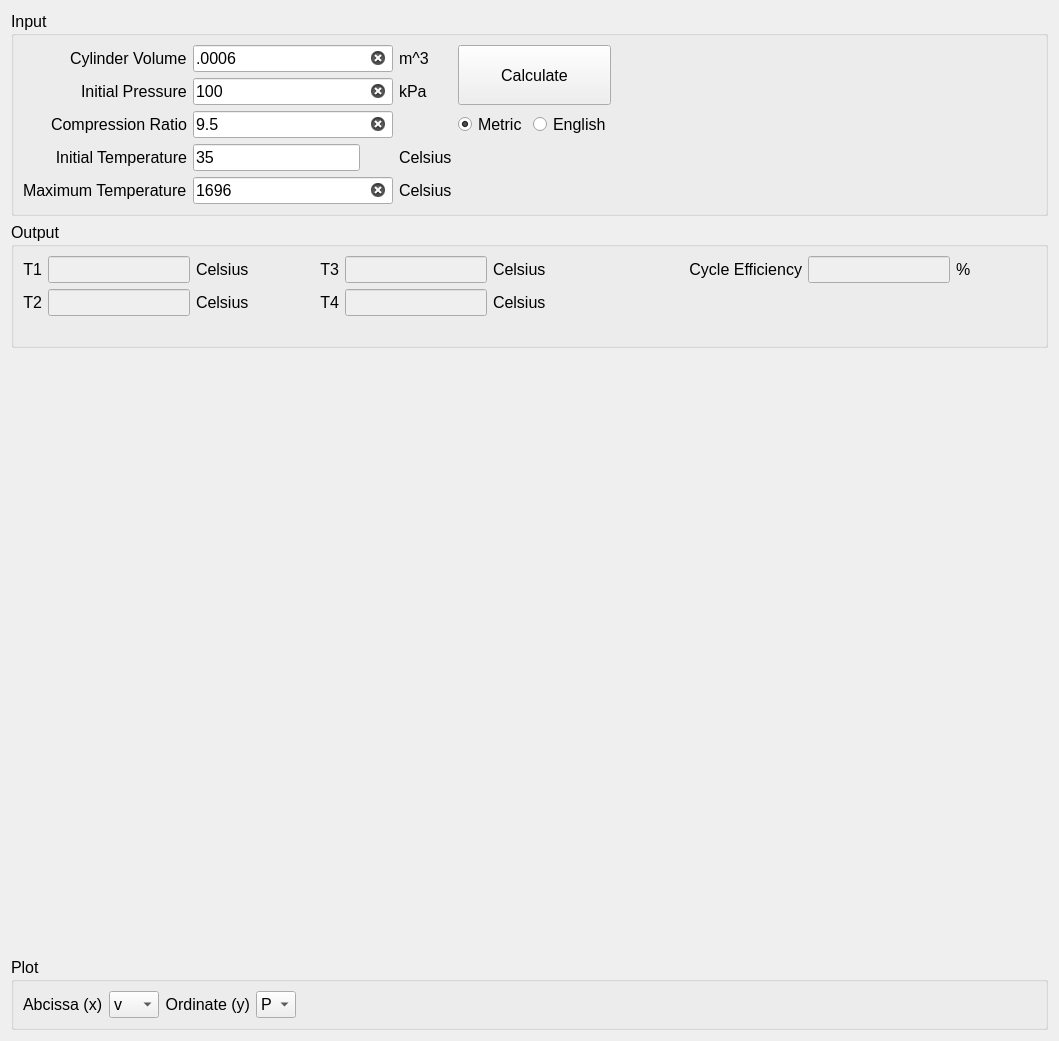
<?xml version="1.0" encoding="UTF-8"?>
<ui version="4.0">
 <class>Form</class>
 <widget class="QWidget" name="Form">
  <property name="geometry">
   <rect>
    <x>0</x>
    <y>0</y>
    <width>1059</width>
    <height>1041</height>
   </rect>
  </property>
  <property name="sizePolicy">
   <sizepolicy hsizetype="Preferred" vsizetype="Preferred">
    <horstretch>0</horstretch>
    <verstretch>0</verstretch>
   </sizepolicy>
  </property>
  <property name="windowTitle">
   <string>Form</string>
  </property>
  <layout class="QVBoxLayout" name="main_VerticalLayout">
   <item>
    <widget class="QGroupBox" name="gb_Input">
     <property name="sizePolicy">
      <sizepolicy hsizetype="Preferred" vsizetype="Fixed">
       <horstretch>0</horstretch>
       <verstretch>0</verstretch>
      </sizepolicy>
     </property>
     <property name="font">
      <font>
       <pointsize>12</pointsize>
      </font>
     </property>
     <property name="title">
      <string>Input</string>
     </property>
     <layout class="QGridLayout" name="gridLayout">
      <item row="0" column="0" alignment="Qt::AlignRight">
       <widget class="QLabel" name="lbl_PHigh">
        <property name="sizePolicy">
         <sizepolicy hsizetype="Fixed" vsizetype="Fixed">
          <horstretch>0</horstretch>
          <verstretch>0</verstretch>
         </sizepolicy>
        </property>
        <property name="font">
         <font>
          <pointsize>12</pointsize>
         </font>
        </property>
        <property name="text">
         <string>Cylinder Volume</string>
        </property>
       </widget>
      </item>
      <item row="3" column="1" alignment="Qt::AlignLeft">
       <widget class="QLineEdit" name="input_InitialTemperature">
        <property name="minimumSize">
         <size>
          <width>167</width>
          <height>0</height>
         </size>
        </property>
        <property name="text">
         <string>35</string>
        </property>
       </widget>
      </item>
      <item row="2" column="3">
       <widget class="QRadioButton" name="rdo_Metric">
        <property name="sizePolicy">
         <sizepolicy hsizetype="Fixed" vsizetype="Fixed">
          <horstretch>0</horstretch>
          <verstretch>0</verstretch>
         </sizepolicy>
        </property>
        <property name="font">
         <font>
          <pointsize>12</pointsize>
         </font>
        </property>
        <property name="text">
         <string>Metric</string>
        </property>
        <property name="checked">
         <bool>true</bool>
        </property>
       </widget>
      </item>
      <item row="0" column="1">
       <widget class="QLineEdit" name="input_CylinderVolume">
        <property name="sizePolicy">
         <sizepolicy hsizetype="Preferred" vsizetype="Fixed">
          <horstretch>0</horstretch>
          <verstretch>0</verstretch>
         </sizepolicy>
        </property>
        <property name="maximumSize">
         <size>
          <width>200</width>
          <height>16777215</height>
         </size>
        </property>
        <property name="font">
         <font>
          <pointsize>12</pointsize>
         </font>
        </property>
        <property name="text">
         <string>.0006</string>
        </property>
        <property name="placeholderText">
         <string>enter a value for the high pressure isobar</string>
        </property>
        <property name="clearButtonEnabled">
         <bool>true</bool>
        </property>
       </widget>
      </item>
      <item row="0" column="3" rowspan="2" colspan="2">
       <widget class="QPushButton" name="btn_Calculate">
        <property name="sizePolicy">
         <sizepolicy hsizetype="Minimum" vsizetype="Preferred">
          <horstretch>0</horstretch>
          <verstretch>0</verstretch>
         </sizepolicy>
        </property>
        <property name="font">
         <font>
          <pointsize>12</pointsize>
         </font>
        </property>
        <property name="text">
         <string>Calculate</string>
        </property>
       </widget>
      </item>
      <item row="2" column="0" alignment="Qt::AlignRight">
       <widget class="QLabel" name="lbl_TurbineInletCondition">
        <property name="sizePolicy">
         <sizepolicy hsizetype="Fixed" vsizetype="Fixed">
          <horstretch>0</horstretch>
          <verstretch>0</verstretch>
         </sizepolicy>
        </property>
        <property name="font">
         <font>
          <pointsize>12</pointsize>
         </font>
        </property>
        <property name="text">
         <string>Compression Ratio</string>
        </property>
       </widget>
      </item>
      <item row="2" column="1">
       <widget class="QLineEdit" name="input_CompressionRatio">
        <property name="sizePolicy">
         <sizepolicy hsizetype="Preferred" vsizetype="Fixed">
          <horstretch>0</horstretch>
          <verstretch>0</verstretch>
         </sizepolicy>
        </property>
        <property name="maximumSize">
         <size>
          <width>200</width>
          <height>16777215</height>
         </size>
        </property>
        <property name="font">
         <font>
          <pointsize>12</pointsize>
         </font>
        </property>
        <property name="text">
         <string>9.5</string>
        </property>
        <property name="clearButtonEnabled">
         <bool>true</bool>
        </property>
       </widget>
      </item>
      <item row="1" column="0" alignment="Qt::AlignRight">
       <widget class="QLabel" name="lbl_PLow">
        <property name="sizePolicy">
         <sizepolicy hsizetype="Fixed" vsizetype="Fixed">
          <horstretch>0</horstretch>
          <verstretch>0</verstretch>
         </sizepolicy>
        </property>
        <property name="font">
         <font>
          <pointsize>12</pointsize>
         </font>
        </property>
        <property name="text">
         <string>Initial Pressure</string>
        </property>
       </widget>
      </item>
      <item row="5" column="0" alignment="Qt::AlignRight">
       <widget class="QLabel" name="label">
        <property name="sizePolicy">
         <sizepolicy hsizetype="Fixed" vsizetype="Fixed">
          <horstretch>0</horstretch>
          <verstretch>0</verstretch>
         </sizepolicy>
        </property>
        <property name="font">
         <font>
          <pointsize>12</pointsize>
         </font>
        </property>
        <property name="text">
         <string>Maximum Temperature</string>
        </property>
        <property name="textFormat">
         <enum>Qt::PlainText</enum>
        </property>
       </widget>
      </item>
      <item row="5" column="1">
       <widget class="QLineEdit" name="input_MaximumTemperature">
        <property name="sizePolicy">
         <sizepolicy hsizetype="Expanding" vsizetype="Fixed">
          <horstretch>0</horstretch>
          <verstretch>0</verstretch>
         </sizepolicy>
        </property>
        <property name="maximumSize">
         <size>
          <width>200</width>
          <height>16777215</height>
         </size>
        </property>
        <property name="font">
         <font>
          <pointsize>12</pointsize>
         </font>
        </property>
        <property name="text">
         <string>1696</string>
        </property>
        <property name="placeholderText">
         <string>turbine isentropic efficiency 0.0&lt;eta&lt;=1.0</string>
        </property>
        <property name="clearButtonEnabled">
         <bool>true</bool>
        </property>
       </widget>
      </item>
      <item row="1" column="2">
       <widget class="QLabel" name="units_initial_pressure">
        <property name="text">
         <string>kPa</string>
        </property>
       </widget>
      </item>
      <item row="0" column="2">
       <widget class="QLabel" name="units_cylinder_volume">
        <property name="text">
         <string>m^3</string>
        </property>
       </widget>
      </item>
      <item row="3" column="2">
       <widget class="QLabel" name="units_initial_temp">
        <property name="text">
         <string>Celsius</string>
        </property>
       </widget>
      </item>
      <item row="2" column="5">
       <spacer name="horizontalSpacer_3">
        <property name="orientation">
         <enum>Qt::Horizontal</enum>
        </property>
        <property name="sizeHint" stdset="0">
         <size>
          <width>40</width>
          <height>20</height>
         </size>
        </property>
       </spacer>
      </item>
      <item row="2" column="4">
       <widget class="QRadioButton" name="rdo_English">
        <property name="sizePolicy">
         <sizepolicy hsizetype="Fixed" vsizetype="Fixed">
          <horstretch>0</horstretch>
          <verstretch>0</verstretch>
         </sizepolicy>
        </property>
        <property name="font">
         <font>
          <pointsize>12</pointsize>
         </font>
        </property>
        <property name="text">
         <string>English</string>
        </property>
       </widget>
      </item>
      <item row="5" column="2">
       <widget class="QLabel" name="units_max_temp">
        <property name="text">
         <string>Celsius</string>
        </property>
       </widget>
      </item>
      <item row="1" column="1">
       <widget class="QLineEdit" name="input_InitialPressure">
        <property name="sizePolicy">
         <sizepolicy hsizetype="Preferred" vsizetype="Fixed">
          <horstretch>0</horstretch>
          <verstretch>0</verstretch>
         </sizepolicy>
        </property>
        <property name="maximumSize">
         <size>
          <width>200</width>
          <height>16777215</height>
         </size>
        </property>
        <property name="font">
         <font>
          <pointsize>12</pointsize>
         </font>
        </property>
        <property name="text">
         <string>100</string>
        </property>
        <property name="placeholderText">
         <string>enter a value for the low pressure isobar</string>
        </property>
        <property name="clearButtonEnabled">
         <bool>true</bool>
        </property>
       </widget>
      </item>
      <item row="3" column="0">
       <widget class="QLabel" name="label_16">
        <property name="text">
         <string>Initial Temperature</string>
        </property>
        <property name="alignment">
         <set>Qt::AlignRight|Qt::AlignTrailing|Qt::AlignVCenter</set>
        </property>
       </widget>
      </item>
     </layout>
    </widget>
   </item>
   <item>
    <widget class="QGroupBox" name="gb_Output">
     <property name="sizePolicy">
      <sizepolicy hsizetype="MinimumExpanding" vsizetype="Fixed">
       <horstretch>0</horstretch>
       <verstretch>0</verstretch>
      </sizepolicy>
     </property>
     <property name="font">
      <font>
       <pointsize>12</pointsize>
      </font>
     </property>
     <property name="title">
      <string>Output</string>
     </property>
     <layout class="QGridLayout" name="grid_Output">
      <item row="0" column="6">
       <widget class="QLabel" name="label_t3">
        <property name="sizePolicy">
         <sizepolicy hsizetype="Fixed" vsizetype="Fixed">
          <horstretch>0</horstretch>
          <verstretch>0</verstretch>
         </sizepolicy>
        </property>
        <property name="baseSize">
         <size>
          <width>0</width>
          <height>0</height>
         </size>
        </property>
        <property name="font">
         <font>
          <pointsize>12</pointsize>
         </font>
        </property>
        <property name="text">
         <string>Celsius</string>
        </property>
       </widget>
      </item>
      <item row="1" column="6">
       <widget class="QLabel" name="label_t4">
        <property name="sizePolicy">
         <sizepolicy hsizetype="Fixed" vsizetype="Fixed">
          <horstretch>0</horstretch>
          <verstretch>0</verstretch>
         </sizepolicy>
        </property>
        <property name="baseSize">
         <size>
          <width>0</width>
          <height>0</height>
         </size>
        </property>
        <property name="font">
         <font>
          <pointsize>12</pointsize>
         </font>
        </property>
        <property name="text">
         <string>Celsius</string>
        </property>
       </widget>
      </item>
      <item row="1" column="3">
       <spacer name="horizontalSpacer_5">
        <property name="orientation">
         <enum>Qt::Horizontal</enum>
        </property>
        <property name="sizeHint" stdset="0">
         <size>
          <width>40</width>
          <height>20</height>
         </size>
        </property>
       </spacer>
      </item>
      <item row="0" column="3">
       <spacer name="horizontalSpacer_4">
        <property name="orientation">
         <enum>Qt::Horizontal</enum>
        </property>
        <property name="sizeHint" stdset="0">
         <size>
          <width>40</width>
          <height>20</height>
         </size>
        </property>
       </spacer>
      </item>
      <item row="0" column="10">
       <widget class="QLabel" name="label_12">
        <property name="sizePolicy">
         <sizepolicy hsizetype="Fixed" vsizetype="Fixed">
          <horstretch>0</horstretch>
          <verstretch>0</verstretch>
         </sizepolicy>
        </property>
        <property name="font">
         <font>
          <pointsize>12</pointsize>
         </font>
        </property>
        <property name="text">
         <string>%</string>
        </property>
       </widget>
      </item>
      <item row="1" column="0">
       <widget class="QLabel" name="label_5">
        <property name="sizePolicy">
         <sizepolicy hsizetype="Fixed" vsizetype="Fixed">
          <horstretch>0</horstretch>
          <verstretch>0</verstretch>
         </sizepolicy>
        </property>
        <property name="font">
         <font>
          <pointsize>12</pointsize>
         </font>
        </property>
        <property name="text">
         <string>T2</string>
        </property>
        <property name="alignment">
         <set>Qt::AlignRight|Qt::AlignTrailing|Qt::AlignVCenter</set>
        </property>
       </widget>
      </item>
      <item row="0" column="9">
       <widget class="QLineEdit" name="output_CycleEfficiency">
        <property name="enabled">
         <bool>false</bool>
        </property>
        <property name="sizePolicy">
         <sizepolicy hsizetype="Fixed" vsizetype="Fixed">
          <horstretch>0</horstretch>
          <verstretch>0</verstretch>
         </sizepolicy>
        </property>
        <property name="minimumSize">
         <size>
          <width>0</width>
          <height>0</height>
         </size>
        </property>
        <property name="maximumSize">
         <size>
          <width>200</width>
          <height>16777215</height>
         </size>
        </property>
        <property name="baseSize">
         <size>
          <width>150</width>
          <height>0</height>
         </size>
        </property>
        <property name="font">
         <font>
          <pointsize>12</pointsize>
         </font>
        </property>
       </widget>
      </item>
      <item row="1" column="1">
       <widget class="QLineEdit" name="output_T2">
        <property name="enabled">
         <bool>false</bool>
        </property>
        <property name="sizePolicy">
         <sizepolicy hsizetype="Fixed" vsizetype="Fixed">
          <horstretch>0</horstretch>
          <verstretch>0</verstretch>
         </sizepolicy>
        </property>
        <property name="minimumSize">
         <size>
          <width>0</width>
          <height>0</height>
         </size>
        </property>
        <property name="maximumSize">
         <size>
          <width>200</width>
          <height>16777215</height>
         </size>
        </property>
        <property name="baseSize">
         <size>
          <width>150</width>
          <height>0</height>
         </size>
        </property>
        <property name="font">
         <font>
          <pointsize>12</pointsize>
         </font>
        </property>
       </widget>
      </item>
      <item row="1" column="5">
       <widget class="QLineEdit" name="output_T4">
        <property name="enabled">
         <bool>false</bool>
        </property>
        <property name="sizePolicy">
         <sizepolicy hsizetype="Fixed" vsizetype="Fixed">
          <horstretch>0</horstretch>
          <verstretch>0</verstretch>
         </sizepolicy>
        </property>
        <property name="minimumSize">
         <size>
          <width>0</width>
          <height>0</height>
         </size>
        </property>
        <property name="maximumSize">
         <size>
          <width>200</width>
          <height>16777215</height>
         </size>
        </property>
        <property name="baseSize">
         <size>
          <width>150</width>
          <height>0</height>
         </size>
        </property>
        <property name="font">
         <font>
          <pointsize>12</pointsize>
         </font>
        </property>
       </widget>
      </item>
      <item row="0" column="4">
       <widget class="QLabel" name="label_9">
        <property name="sizePolicy">
         <sizepolicy hsizetype="Fixed" vsizetype="Fixed">
          <horstretch>0</horstretch>
          <verstretch>0</verstretch>
         </sizepolicy>
        </property>
        <property name="font">
         <font>
          <pointsize>12</pointsize>
         </font>
        </property>
        <property name="text">
         <string>T3</string>
        </property>
        <property name="alignment">
         <set>Qt::AlignRight|Qt::AlignTrailing|Qt::AlignVCenter</set>
        </property>
       </widget>
      </item>
      <item row="0" column="2">
       <widget class="QLabel" name="label_t1">
        <property name="sizePolicy">
         <sizepolicy hsizetype="Fixed" vsizetype="Fixed">
          <horstretch>0</horstretch>
          <verstretch>0</verstretch>
         </sizepolicy>
        </property>
        <property name="baseSize">
         <size>
          <width>0</width>
          <height>0</height>
         </size>
        </property>
        <property name="font">
         <font>
          <pointsize>12</pointsize>
         </font>
        </property>
        <property name="text">
         <string>Celsius</string>
        </property>
       </widget>
      </item>
      <item row="0" column="7">
       <widget class="QLabel" name="label_10">
        <property name="sizePolicy">
         <sizepolicy hsizetype="Fixed" vsizetype="Fixed">
          <horstretch>0</horstretch>
          <verstretch>0</verstretch>
         </sizepolicy>
        </property>
        <property name="minimumSize">
         <size>
          <width>250</width>
          <height>0</height>
         </size>
        </property>
        <property name="font">
         <font>
          <pointsize>12</pointsize>
         </font>
        </property>
        <property name="text">
         <string>Cycle Efficiency</string>
        </property>
        <property name="alignment">
         <set>Qt::AlignRight|Qt::AlignTrailing|Qt::AlignVCenter</set>
        </property>
       </widget>
      </item>
      <item row="0" column="1">
       <widget class="QLineEdit" name="output_T1">
        <property name="enabled">
         <bool>false</bool>
        </property>
        <property name="sizePolicy">
         <sizepolicy hsizetype="Fixed" vsizetype="Fixed">
          <horstretch>0</horstretch>
          <verstretch>0</verstretch>
         </sizepolicy>
        </property>
        <property name="minimumSize">
         <size>
          <width>0</width>
          <height>0</height>
         </size>
        </property>
        <property name="maximumSize">
         <size>
          <width>200</width>
          <height>16777215</height>
         </size>
        </property>
        <property name="baseSize">
         <size>
          <width>150</width>
          <height>0</height>
         </size>
        </property>
        <property name="font">
         <font>
          <pointsize>12</pointsize>
         </font>
        </property>
       </widget>
      </item>
      <item row="0" column="5">
       <widget class="QLineEdit" name="output_T3">
        <property name="enabled">
         <bool>false</bool>
        </property>
        <property name="sizePolicy">
         <sizepolicy hsizetype="Fixed" vsizetype="Fixed">
          <horstretch>0</horstretch>
          <verstretch>0</verstretch>
         </sizepolicy>
        </property>
        <property name="minimumSize">
         <size>
          <width>0</width>
          <height>0</height>
         </size>
        </property>
        <property name="maximumSize">
         <size>
          <width>200</width>
          <height>16777215</height>
         </size>
        </property>
        <property name="baseSize">
         <size>
          <width>150</width>
          <height>0</height>
         </size>
        </property>
        <property name="font">
         <font>
          <pointsize>12</pointsize>
         </font>
        </property>
       </widget>
      </item>
      <item row="1" column="4">
       <widget class="QLabel" name="label_7">
        <property name="sizePolicy">
         <sizepolicy hsizetype="Fixed" vsizetype="Fixed">
          <horstretch>0</horstretch>
          <verstretch>0</verstretch>
         </sizepolicy>
        </property>
        <property name="font">
         <font>
          <pointsize>12</pointsize>
         </font>
        </property>
        <property name="text">
         <string>T4</string>
        </property>
        <property name="alignment">
         <set>Qt::AlignRight|Qt::AlignTrailing|Qt::AlignVCenter</set>
        </property>
       </widget>
      </item>
      <item row="1" column="2">
       <widget class="QLabel" name="label_t2">
        <property name="sizePolicy">
         <sizepolicy hsizetype="Fixed" vsizetype="Fixed">
          <horstretch>0</horstretch>
          <verstretch>0</verstretch>
         </sizepolicy>
        </property>
        <property name="baseSize">
         <size>
          <width>0</width>
          <height>0</height>
         </size>
        </property>
        <property name="font">
         <font>
          <pointsize>12</pointsize>
         </font>
        </property>
        <property name="text">
         <string>Celsius</string>
        </property>
       </widget>
      </item>
      <item row="4" column="11">
       <spacer name="horizontalSpacer_2">
        <property name="orientation">
         <enum>Qt::Horizontal</enum>
        </property>
        <property name="sizeHint" stdset="0">
         <size>
          <width>40</width>
          <height>20</height>
         </size>
        </property>
       </spacer>
      </item>
      <item row="0" column="0">
       <widget class="QLabel" name="label_2">
        <property name="sizePolicy">
         <sizepolicy hsizetype="Fixed" vsizetype="Fixed">
          <horstretch>0</horstretch>
          <verstretch>0</verstretch>
         </sizepolicy>
        </property>
        <property name="font">
         <font>
          <pointsize>12</pointsize>
         </font>
        </property>
        <property name="focusPolicy">
         <enum>Qt::WheelFocus</enum>
        </property>
        <property name="text">
         <string>T1</string>
        </property>
        <property name="alignment">
         <set>Qt::AlignRight|Qt::AlignTrailing|Qt::AlignVCenter</set>
        </property>
       </widget>
      </item>
      <item row="1" column="7">
       <spacer name="horizontalSpacer_6">
        <property name="orientation">
         <enum>Qt::Horizontal</enum>
        </property>
        <property name="sizeHint" stdset="0">
         <size>
          <width>40</width>
          <height>20</height>
         </size>
        </property>
       </spacer>
      </item>
     </layout>
    </widget>
   </item>
   <item>
    <spacer name="verticalSpacer">
     <property name="orientation">
      <enum>Qt::Vertical</enum>
     </property>
     <property name="sizeHint" stdset="0">
      <size>
       <width>20</width>
       <height>40</height>
      </size>
     </property>
    </spacer>
   </item>
   <item>
    <widget class="QGroupBox" name="gb_Plot">
     <property name="sizePolicy">
      <sizepolicy hsizetype="MinimumExpanding" vsizetype="Fixed">
       <horstretch>0</horstretch>
       <verstretch>0</verstretch>
      </sizepolicy>
     </property>
     <property name="font">
      <font>
       <pointsize>12</pointsize>
      </font>
     </property>
     <property name="title">
      <string>Plot</string>
     </property>
     <layout class="QGridLayout" name="grid_Plot">
      <item row="0" column="1">
       <widget class="QComboBox" name="cmb_Xaxis">
        <property name="sizePolicy">
         <sizepolicy hsizetype="MinimumExpanding" vsizetype="Fixed">
          <horstretch>0</horstretch>
          <verstretch>0</verstretch>
         </sizepolicy>
        </property>
        <property name="maximumSize">
         <size>
          <width>50</width>
          <height>16777215</height>
         </size>
        </property>
        <property name="currentIndex">
         <number>0</number>
        </property>
        <item>
         <property name="text">
          <string>v</string>
         </property>
        </item>
        <item>
         <property name="text">
          <string>P</string>
         </property>
        </item>
        <item>
         <property name="text">
          <string>T</string>
         </property>
        </item>
        <item>
         <property name="text">
          <string>s</string>
         </property>
        </item>
       </widget>
      </item>
      <item row="0" column="3">
       <widget class="QComboBox" name="cmb_Yaxis">
        <property name="maximumSize">
         <size>
          <width>50</width>
          <height>16777215</height>
         </size>
        </property>
        <property name="currentIndex">
         <number>0</number>
        </property>
        <item>
         <property name="text">
          <string>P</string>
         </property>
        </item>
        <item>
         <property name="text">
          <string>v</string>
         </property>
        </item>
        <item>
         <property name="text">
          <string>T</string>
         </property>
        </item>
        <item>
         <property name="text">
          <string>s</string>
         </property>
        </item>
       </widget>
      </item>
      <item row="0" column="2">
       <widget class="QLabel" name="lbl_Ordinate">
        <property name="maximumSize">
         <size>
          <width>150</width>
          <height>16777215</height>
         </size>
        </property>
        <property name="text">
         <string>Ordinate (y)</string>
        </property>
        <property name="alignment">
         <set>Qt::AlignRight|Qt::AlignTrailing|Qt::AlignVCenter</set>
        </property>
       </widget>
      </item>
      <item row="0" column="0">
       <widget class="QLabel" name="lbl_Abcissa">
        <property name="maximumSize">
         <size>
          <width>150</width>
          <height>16777215</height>
         </size>
        </property>
        <property name="text">
         <string>Abcissa (x)</string>
        </property>
       </widget>
      </item>
      <item row="0" column="4">
       <spacer name="horizontalSpacer">
        <property name="orientation">
         <enum>Qt::Horizontal</enum>
        </property>
        <property name="sizeHint" stdset="0">
         <size>
          <width>40</width>
          <height>20</height>
         </size>
        </property>
       </spacer>
      </item>
     </layout>
    </widget>
   </item>
  </layout>
 </widget>
 <resources/>
 <connections/>
</ui>
